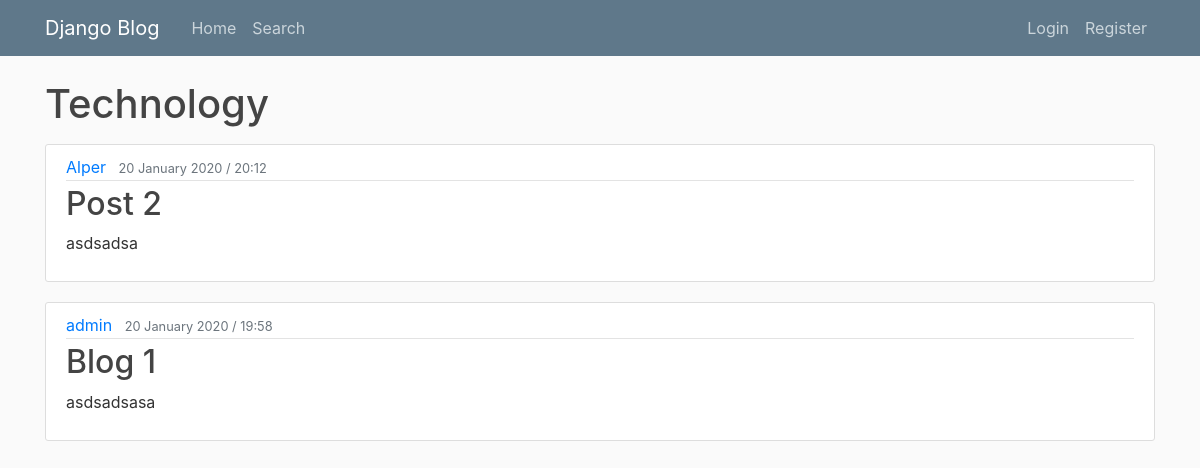
/topic/Technology, run on the app's committed database.
### blog/models.py (models this page shows, shortened)
class Topic(models.Model):
    topic_name = models.CharField(max_length=100)

class Post(models.Model):
    title = models.CharField(max_length=100)
    content = models.TextField()
    date_posted = models.DateTimeField(default=timezone.now)
    author = models.ForeignKey(User, on_delete=models.CASCADE)
    topic_name = models.ForeignKey(Topic, on_delete=models.CASCADE)

### blog/views.py (the view)
# urls.py: path('topic/<str:topic_name>', views.TopicListView.as_view(), name='topic-posts'),
class TopicListView(ListView):
    model = Post
    template_name = 'blog/topic_posts.html'
    context_object_name = 'posts'
    def get_queryset(self):
        topic_name = get_object_or_404(Topic, topic_name=self.kwargs.get('topic_name'))
        return Post.objects.filter(topic_name=topic_name).order_by('-date_posted')

### blog/templates/blog/topic_posts.html
{% extends "blog/base.html" %}
{% block content %}
    <h1 class="mb-3">{{ view.kwargs.topic_name }} </h1>
    {% for post in posts %}
        <article class="media content-section">
          <div class="media-body">
            <div class="article-metadata">
              <a class="mr-2" href="{% url 'user-posts' post.author.username %}">{{ post.author }}</a>
              <small class="text-muted">{{ post.date_posted|date:"d F Y / H:i" }}</small>
            </div>
            <h2><a class="article-title" href="{% url 'post-detail' post.id %}">{{ post.title }}</a></h2>
            <p class="article-content">{{ post.content }}</p>
          </div>
        </article>
    {% endfor %}
{% endblock content %}

### blog/static/blog/main.css (style rules this page uses)
body { background: #fafafa; color: #333333; margin-top: 5rem; }
h1, h2, h3, h4, h5, h6 { color: #444444; }
.content-section { background: #ffffff; padding: 10px 20px; border: 1px solid #dddddd; border-radius: 3px; margin-bottom: 20px; }
.article-title { color: #444444; }
.article-content { white-space: pre-line; }
.article-metadata { padding-bottom: 1px; margin-bottom: 4px; border-bottom: 1px solid #e3e3e3 }

### data on the page
Topic: kwargs.topic_name "Technology"
Post: author "Alper", date_posted "20 January 2020 / 20:12", title "Post 2", content "asdsadsa"
Post: author "admin", date_posted "20 January 2020 / 19:58", title "Blog 1", content "asdsadsasa"
